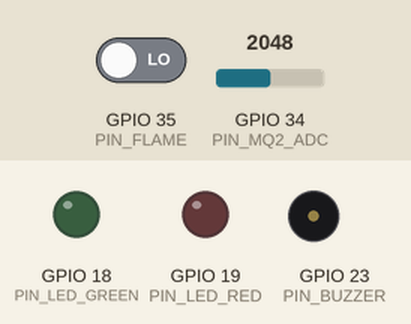
This sketch was run on a simulated ESP32. Shown: output pins drawn as LEDs (lit = HIGH), buzzer (waves = sounding, pin HIGH). The test bench sets the inputs (shaded band); at power-on: GPIO 34 (PIN_MQ2_ADC) = 2048, GPIO 35 (PIN_FLAME) LOW (analog values on the 0–4095 scale). WiFi joins after 1.5 s; servers stay silent unless stated; uploads are accepted with an empty reply; what the sketch prints to the serial monitor is not drawn.

Above: at 0.1 s.
At 6.2 s:
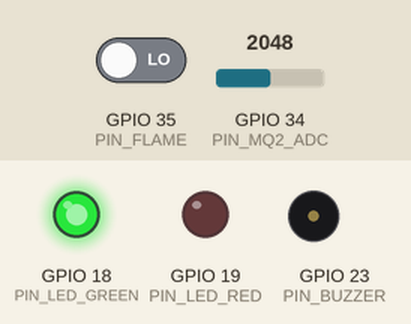
6.3 s: GPIO 34 (PIN_MQ2_ADC) set to 1680
7.8 s: GPIO 34 (PIN_MQ2_ADC) set to 1596
Timing chart, 0 to 10.8 s (numbered marks = the images above; inputs shaded):
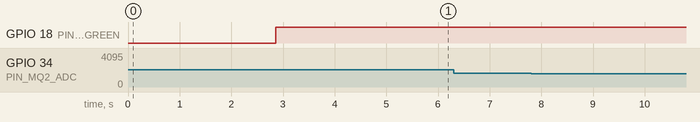

The sketch:

aeris_blynk_unified.ino
```cpp
/*
  ========================================================================
  AERIS · Unified ESP32 Gas & Flame Safety System
  Integrated with:
    1. Local Hardware Actuators (Green LED 18, Red LED 19, Buzzer 23)
    2. Analog MQ-2 Gas Sensor (GPIO 34) & Flame Sensor (GPIO 35)
    3. Blynk IoT Cloud (Mobile Push Notifications & Blynk App Widgets)
    4. AERIS Web Dashboard (Local REST API & Vercel Cloud Telemetry)
  ========================================================================
*/

// --- BLYNK CONFIGURATION ---
// (Copy these 3 lines directly from your Blynk Console -> Device Info)
#define BLYNK_TEMPLATE_ID   "Your_Template_ID"
#define BLYNK_TEMPLATE_NAME "GAS or FLAME ALERT"
#define BLYNK_AUTH_TOKEN    "Your_Auth_Token"

#include <WiFi.h>
#include <WiFiClient.h>
#include <WiFiClientSecure.h>
#include <BlynkSimpleEsp32.h>
#include <WebServer.h>
#include <HTTPClient.h>

// --- WI-FI CREDENTIALS ---
// (Set your home/mobile hotspot Wi-Fi credentials here)
char ssid[] = "Your_WiFi_SSID";
char pass[] = "Your_WiFi_Password";

// --- VERCEL CLOUD ENDPOINT ---
// (Streams telemetry live to your Vercel web dashboard)
const char* VERCEL_API_URL = "https://gasdetection.vercel.app/api/telemetry";

// --- HARDWARE PIN DEFINITIONS ---
#define PIN_MQ2_ADC   34   // MQ-2 Analog AO pin (12-bit ADC: 0 - 4095)
#define PIN_FLAME     35   // Flame Sensor digital output (LOW = Flame Detected)
#define PIN_LED_GREEN 18   // Safe indicator (Green LED via 220R)
#define PIN_LED_RED   19   // Alert indicator (Red LED via 220R)
#define PIN_BUZZER    23   // Alarm Buzzer (via NPN Transistor / Active Buzzer)

// --- SAFETY THRESHOLDS ---
const int GAS_THRESHOLD_HIGH = 1800; // Trip ADC value
const int GAS_THRESHOLD_LOW  = 1650; // Hysteresis reset ADC value
const unsigned long WARMUP_MS = 25000; // MQ-2 heater warmup (25 seconds)

// --- SYSTEM STATE ---
unsigned long systemStartTime = 0;
bool isAlarmActive = false;
bool isFlameDetected = false;
int currentGasADC = 0;
float currentPinVolts = 0.0;
float currentSensorVolts = 0.0;

// Rate-limiting for Blynk event notifications (prevent spamming limits)
unsigned long lastBlynkGasAlert = 0;
unsigned long lastBlynkFireAlert = 0;
const unsigned long BLYNK_ALERT_COOLDOWN_MS = 15000; // 15s between push notifications

WebServer localServer(80);
BlynkTimer timer;

// Average 20 ADC readings for smooth, stable measurements
int readGasADC() {
  long sum = 0;
  for (int i = 0; i < 20; i++) {
    sum += analogRead(PIN_MQ2_ADC);
    delay(2);
  }
  return (int)(sum / 20);
}

// REST API for AERIS Web Dashboard
void handleApi() {
  unsigned long now = millis();
  bool isReady = (now - systemStartTime) >= WARMUP_MS;

  String json = "{";
  json += "\"adc\":" + String(currentGasADC) + ",";
  json += "\"pinVoltage\":" + String(currentPinVolts, 2) + ",";
  json += "\"sensorVoltage\":" + String(currentSensorVolts, 2) + ",";
  json += "\"flame\":" + String(isFlameDetected ? "true" : "false") + ",";
  json += "\"threshold\":" + String(GAS_THRESHOLD_HIGH) + ",";
  json += "\"alarm\":" + String(isAlarmActive ? "true" : "false") + ",";
  json += "\"ready\":" + String(isReady ? "true" : "false") + ",";
  json += "\"green_led\":" + String((isReady && !isAlarmActive) ? "true" : "false") + ",";
  json += "\"red_led\":" + String(isAlarmActive ? "true" : "false") + ",";
  json += "\"buzzer\":" + String(isAlarmActive ? "true" : "false");
  json += "}";

  localServer.sendHeader("Access-Control-Allow-Origin", "*");
  localServer.sendHeader("Access-Control-Allow-Methods", "GET, OPTIONS");
  localServer.sendHeader("Access-Control-Allow-Headers", "Content-Type");
  localServer.send(200, "application/json", json);
}

// Periodic Sensor Evaluation (Runs every 1 second)
void checkSensors() {
  unsigned long now = millis();
  bool isWarmedUp = (now - systemStartTime) >= WARMUP_MS;

  // 1. Read Sensors
  currentGasADC = readGasADC();
  currentPinVolts = (currentGasADC / 4095.0) * 3.3;
  currentSensorVolts = currentPinVolts / 0.625; // Voltage divider correction

  // Flame sensor output is active LOW (LOW = Flame Detected)
  isFlameDetected = (digitalRead(PIN_FLAME) == LOW);

  // 2. Evaluate Alarm Condition (Gas OR Flame)
  bool gasExceeded = (currentGasADC >= GAS_THRESHOLD_HIGH);
  if (currentGasADC < GAS_THRESHOLD_LOW && !isFlameDetected) {
    isAlarmActive = false;
  } else if (gasExceeded || isFlameDetected) {
    isAlarmActive = true;
  }

  // 3. Actuator Hardware Control (Independent of Wi-Fi state)
  if (!isWarmedUp) {
    // Warmup blinking (Green LED blinks every second)
    digitalWrite(PIN_LED_GREEN, (now / 500) % 2);
    digitalWrite(PIN_LED_RED, LOW);
    digitalWrite(PIN_BUZZER, LOW);
  } else if (isAlarmActive) {
    digitalWrite(PIN_LED_RED, HIGH);
    digitalWrite(PIN_LED_GREEN, LOW);
    digitalWrite(PIN_BUZZER, HIGH);
  } else {
    digitalWrite(PIN_LED_RED, LOW);
    digitalWrite(PIN_LED_GREEN, HIGH);
    digitalWrite(PIN_BUZZER, LOW);
  }

  // 4. Serial Debug Output
  Serial.print("Gas ADC: ");
  Serial.print(currentGasADC);
  Serial.print(" (");
  Serial.print(currentPinVolts, 2);
  Serial.print("V) | Flame: ");
  Serial.print(isFlameDetected ? "🔥 FLAME DETECTED" : "Safe");
  Serial.print(" | Status: ");
  Serial.println(isAlarmActive ? "⚠️ ALARM ACTIVE!" : "Normal");

  // 5. Sync to Blynk IoT Cloud (if connected)
  if (Blynk.connected()) {
    Blynk.virtualWrite(V0, currentGasADC);                  // Gauge widget: Gas ADC
    Blynk.virtualWrite(V1, isFlameDetected ? 1 : 0);        // LED/Status widget: Flame
    Blynk.virtualWrite(V2, isAlarmActive ? 1 : 0);          // LED/Status widget: Master Alarm
    Blynk.virtualWrite(V3, String(currentPinVolts, 2) + "V"); // Value Display: Volts

    // Push Notification for Gas
    if (gasExceeded && (now - lastBlynkGasAlert > BLYNK_ALERT_COOLDOWN_MS)) {
      Blynk.logEvent("gas_alert", "⚠️ Gas Leakage Detected! ADC: " + String(currentGasADC));
      lastBlynkGasAlert = now;
    }

    // Push Notification for Fire
    if (isFlameDetected && (now - lastBlynkFireAlert > BLYNK_ALERT_COOLDOWN_MS)) {
      Blynk.logEvent("fire_alert", "🔥 Fire / Flame Detected in Facility!");
      lastBlynkFireAlert = now;
    }
  }

  // 6. Post Telemetry to Vercel Cloud Backend over HTTPS
  if (WiFi.status() == WL_CONNECTED && strlen(VERCEL_API_URL) > 8) {
    WiFiClientSecure secureClient;
    secureClient.setInsecure(); // Connect securely to Vercel HTTPS
    secureClient.setTimeout(2500);

    HTTPClient http;
    if (http.begin(secureClient, VERCEL_API_URL)) {
      http.addHeader("Content-Type", "application/json");

      String payload = "{";
      payload += "\"deviceId\":\"AERIS-01\",";
      payload += "\"adc\":" + String(currentGasADC) + ",";
      payload += "\"flame\":" + String(isFlameDetected ? "true" : "false") + ",";
      payload += "\"alarm\":" + String(isAlarmActive ? "true" : "false") + ",";
      payload += "\"ready\":" + String(isWarmedUp ? "true" : "false");
      payload += "}";

      http.POST(payload);
      http.end();
    }
  }
}

void setup() {
  Serial.begin(115200);

  // Initialize Pin Modes
  pinMode(PIN_MQ2_ADC, INPUT);
  pinMode(PIN_FLAME, INPUT);
  pinMode(PIN_LED_GREEN, OUTPUT);
  pinMode(PIN_LED_RED, OUTPUT);
  pinMode(PIN_BUZZER, OUTPUT);

  digitalWrite(PIN_LED_GREEN, LOW);
  digitalWrite(PIN_LED_RED, LOW);
  digitalWrite(PIN_BUZZER, LOW);

  // 12-bit ADC Resolution (0 - 4095) with 11dB attenuation for 0 - 3.3V range
  analogReadResolution(12);
  analogSetPinAttenuation(PIN_MQ2_ADC, ADC_11db);

  Serial.println("=========================================");
  Serial.println("AERIS IoT · Gas & Flame Safety System");
  Serial.println("=========================================");

  // Connect to Wi-Fi and Blynk
  Serial.print("Connecting to Wi-Fi: ");
  Serial.println(ssid);
  Blynk.begin(BLYNK_AUTH_TOKEN, ssid, pass);

  // Start Local Web Server
  localServer.on("/api", HTTP_GET, handleApi);
  localServer.begin();

  Serial.print("Local IP Address: ");
  Serial.println(WiFi.localIP());
  Serial.println("Sensor warming up (25s)...");

  systemStartTime = millis();

  // Run sensor check every 1000ms (1 second)
  timer.setInterval(1000L, checkSensors);
}

void loop() {
  // Blynk background connection handler
  if (WiFi.status() == WL_CONNECTED) {
    Blynk.run();
  }

  timer.run();             // Timer triggers checkSensors() every 1s
  localServer.handleClient(); // Handles requests from web dashboard
}
```

Measured:
- after the input at 6.3 s, every drawn part: stays the same
- after the input at 7.8 s, every drawn part: stays the same
